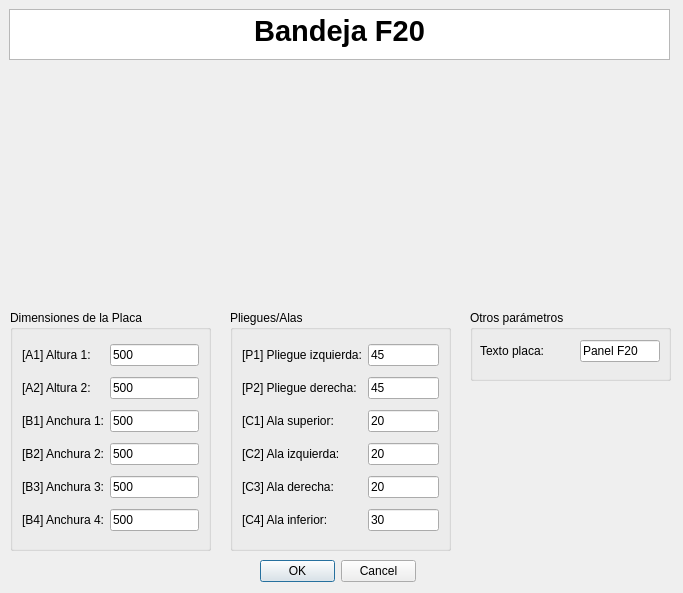
<?xml version="1.0" encoding="UTF-8"?>
<ui version="4.0">
 <class>MyPositionDialog</class>
 <widget class="QDialog" name="MyPositionDialog">
  <property name="geometry">
   <rect>
    <x>0</x>
    <y>0</y>
    <width>683</width>
    <height>593</height>
   </rect>
  </property>
  <property name="windowTitle">
   <string>Enter Position</string>
  </property>
  <property name="whatsThis">
   <string>&lt;html&gt;&lt;head/&gt;&lt;body&gt;&lt;p&gt;Esta ventana de KSDpanel te permite introducir todas las medidas correspondientes del panel seleccionado.&lt;/p&gt;&lt;p&gt;Recuerda que todas las medidas deben de ir en milimetros (mm).&lt;/p&gt;&lt;/body&gt;&lt;/html&gt;</string>
  </property>
  <widget class="QDialogButtonBox" name="buttonBox">
   <property name="geometry">
    <rect>
     <x>260</x>
     <y>560</y>
     <width>156</width>
     <height>23</height>
    </rect>
   </property>
   <property name="orientation">
    <enum>Qt::Horizontal</enum>
   </property>
   <property name="standardButtons">
    <set>QDialogButtonBox::Cancel|QDialogButtonBox::Ok</set>
   </property>
  </widget>
  <widget class="QTextBrowser" name="textBrowser">
   <property name="geometry">
    <rect>
     <x>9</x>
     <y>9</y>
     <width>661</width>
     <height>51</height>
    </rect>
   </property>
   <property name="html">
    <string>&lt;!DOCTYPE HTML PUBLIC &quot;-//W3C//DTD HTML 4.0//EN&quot; &quot;http://www.w3.org/TR/REC-html40/strict.dtd&quot;&gt;
&lt;html&gt;&lt;head&gt;&lt;meta name=&quot;qrichtext&quot; content=&quot;1&quot; /&gt;&lt;style type=&quot;text/css&quot;&gt;
p, li { white-space: pre-wrap; }
&lt;/style&gt;&lt;/head&gt;&lt;body style=&quot; font-family:'MS Shell Dlg 2'; font-size:8.25pt; font-weight:400; font-style:normal;&quot;&gt;
&lt;p align=&quot;center&quot; style=&quot; margin-top:0px; margin-bottom:0px; margin-left:0px; margin-right:0px; -qt-block-indent:0; text-indent:0px;&quot;&gt;&lt;span style=&quot; font-size:22pt; font-weight:600;&quot;&gt;Bandeja F20&lt;/span&gt;&lt;/p&gt;&lt;/body&gt;&lt;/html&gt;</string>
   </property>
  </widget>
  <widget class="QGroupBox" name="groupBox_2">
   <property name="geometry">
    <rect>
     <x>230</x>
     <y>310</y>
     <width>221</width>
     <height>241</height>
    </rect>
   </property>
   <property name="styleSheet">
    <string notr="true">font: 10pt &quot;MS Shell Dlg 2&quot;;</string>
   </property>
   <property name="title">
    <string>Pliegues/Alas</string>
   </property>
   <layout class="QGridLayout" name="gridLayout_2">
    <item row="0" column="1">
     <widget class="QLineEdit" name="pliegueIzqUI">
      <property name="text">
       <string>45</string>
      </property>
     </widget>
    </item>
    <item row="7" column="1">
     <widget class="QLineEdit" name="alaDerechaUI">
      <property name="text">
       <string>20</string>
      </property>
     </widget>
    </item>
    <item row="4" column="1">
     <widget class="QLineEdit" name="alaSuperiorUI">
      <property name="text">
       <string>20</string>
      </property>
     </widget>
    </item>
    <item row="5" column="1">
     <widget class="QLineEdit" name="alaIzquierdaUI">
      <property name="text">
       <string>20</string>
      </property>
     </widget>
    </item>
    <item row="9" column="1">
     <widget class="QLineEdit" name="alaInferiorUI">
      <property name="text">
       <string>30</string>
      </property>
     </widget>
    </item>
    <item row="0" column="0">
     <widget class="QLabel" name="label_13">
      <property name="text">
       <string>[P1] Pliegue izquierda:</string>
      </property>
     </widget>
    </item>
    <item row="5" column="0">
     <widget class="QLabel" name="label_20">
      <property name="text">
       <string>[C2] Ala izquierda:</string>
      </property>
     </widget>
    </item>
    <item row="7" column="0">
     <widget class="QLabel" name="label_19">
      <property name="text">
       <string>[C3] Ala derecha:</string>
      </property>
     </widget>
    </item>
    <item row="4" column="0">
     <widget class="QLabel" name="label_11">
      <property name="text">
       <string>[C1] Ala superior:</string>
      </property>
     </widget>
    </item>
    <item row="9" column="0">
     <widget class="QLabel" name="label_12">
      <property name="text">
       <string>[C4] Ala inferior:</string>
      </property>
     </widget>
    </item>
    <item row="1" column="1">
     <widget class="QLineEdit" name="pliegueDerUI">
      <property name="text">
       <string>45</string>
      </property>
     </widget>
    </item>
    <item row="1" column="0">
     <widget class="QLabel" name="label_14">
      <property name="text">
       <string>[P2] Pliegue derecha:</string>
      </property>
     </widget>
    </item>
   </layout>
  </widget>
  <widget class="QLabel" name="imagenPanelUI">
   <property name="geometry">
    <rect>
     <x>90</x>
     <y>70</y>
     <width>511</width>
     <height>221</height>
    </rect>
   </property>
   <property name="text">
    <string/>
   </property>
   <property name="pixmap">
    <pixmap>../imagenes/REF_025cotas.jpg</pixmap>
   </property>
   <property name="scaledContents">
    <bool>true</bool>
   </property>
   <property name="wordWrap">
    <bool>false</bool>
   </property>
   <property name="margin">
    <number>0</number>
   </property>
   <property name="openExternalLinks">
    <bool>false</bool>
   </property>
  </widget>
  <widget class="QGroupBox" name="groupBox_3">
   <property name="geometry">
    <rect>
     <x>10</x>
     <y>310</y>
     <width>201</width>
     <height>241</height>
    </rect>
   </property>
   <property name="styleSheet">
    <string notr="true">font: 10pt &quot;MS Shell Dlg 2&quot;;</string>
   </property>
   <property name="title">
    <string>Dimensiones de la Placa</string>
   </property>
   <layout class="QGridLayout" name="gridLayout">
    <item row="3" column="2">
     <widget class="QLineEdit" name="anchura1UI">
      <property name="text">
       <string>500</string>
      </property>
     </widget>
    </item>
    <item row="0" column="1">
     <widget class="QLabel" name="altura1">
      <property name="text">
       <string>[A1] Altura 1:</string>
      </property>
     </widget>
    </item>
    <item row="7" column="1">
     <widget class="QLabel" name="label_6">
      <property name="text">
       <string>[B3] Anchura 3:</string>
      </property>
     </widget>
    </item>
    <item row="9" column="1">
     <widget class="QLabel" name="label_7">
      <property name="text">
       <string>[B4] Anchura 4:</string>
      </property>
     </widget>
    </item>
    <item row="3" column="1">
     <widget class="QLabel" name="label_4">
      <property name="text">
       <string>[B1] Anchura 1:</string>
      </property>
     </widget>
    </item>
    <item row="0" column="2">
     <widget class="QLineEdit" name="altura1UI">
      <property name="text">
       <string>500</string>
      </property>
     </widget>
    </item>
    <item row="5" column="1">
     <widget class="QLabel" name="label_5">
      <property name="text">
       <string>[B2] Anchura 2:</string>
      </property>
     </widget>
    </item>
    <item row="5" column="2">
     <widget class="QLineEdit" name="anchura2UI">
      <property name="text">
       <string>500</string>
      </property>
     </widget>
    </item>
    <item row="1" column="2">
     <widget class="QLineEdit" name="altura2UI">
      <property name="text">
       <string>500</string>
      </property>
     </widget>
    </item>
    <item row="1" column="1">
     <widget class="QLabel" name="altura2">
      <property name="text">
       <string>[A2] Altura 2:</string>
      </property>
     </widget>
    </item>
    <item row="7" column="2">
     <widget class="QLineEdit" name="anchura3UI">
      <property name="text">
       <string>500</string>
      </property>
     </widget>
    </item>
    <item row="9" column="2">
     <widget class="QLineEdit" name="anchura4UI">
      <property name="text">
       <string>500</string>
      </property>
     </widget>
    </item>
   </layout>
  </widget>
  <widget class="QGroupBox" name="groupBox_4">
   <property name="geometry">
    <rect>
     <x>470</x>
     <y>310</y>
     <width>201</width>
     <height>71</height>
    </rect>
   </property>
   <property name="styleSheet">
    <string notr="true">font: 10pt &quot;MS Shell Dlg 2&quot;;</string>
   </property>
   <property name="title">
    <string>Otros parámetros</string>
   </property>
   <widget class="QLabel" name="label">
    <property name="geometry">
     <rect>
      <x>10</x>
      <y>30</y>
      <width>95</width>
      <height>22</height>
     </rect>
    </property>
    <property name="text">
     <string>Texto placa:</string>
    </property>
   </widget>
   <widget class="QLineEdit" name="textoDescriptivoA0UI">
    <property name="geometry">
     <rect>
      <x>110</x>
      <y>30</y>
      <width>80</width>
      <height>22</height>
     </rect>
    </property>
    <property name="text">
     <string>Panel F20</string>
    </property>
   </widget>
  </widget>
  <zorder>groupBox_2</zorder>
  <zorder>buttonBox</zorder>
  <zorder>textBrowser</zorder>
  <zorder>imagenPanelUI</zorder>
  <zorder>groupBox_3</zorder>
  <zorder>groupBox_4</zorder>
 </widget>
 <resources/>
 <connections>
  <connection>
   <sender>buttonBox</sender>
   <signal>accepted()</signal>
   <receiver>MyPositionDialog</receiver>
   <slot>accept()</slot>
   <hints>
    <hint type="sourcelabel">
     <x>248</x>
     <y>254</y>
    </hint>
    <hint type="destinationlabel">
     <x>157</x>
     <y>274</y>
    </hint>
   </hints>
  </connection>
  <connection>
   <sender>buttonBox</sender>
   <signal>rejected()</signal>
   <receiver>MyPositionDialog</receiver>
   <slot>reject()</slot>
   <hints>
    <hint type="sourcelabel">
     <x>316</x>
     <y>260</y>
    </hint>
    <hint type="destinationlabel">
     <x>286</x>
     <y>274</y>
    </hint>
   </hints>
  </connection>
 </connections>
</ui>
